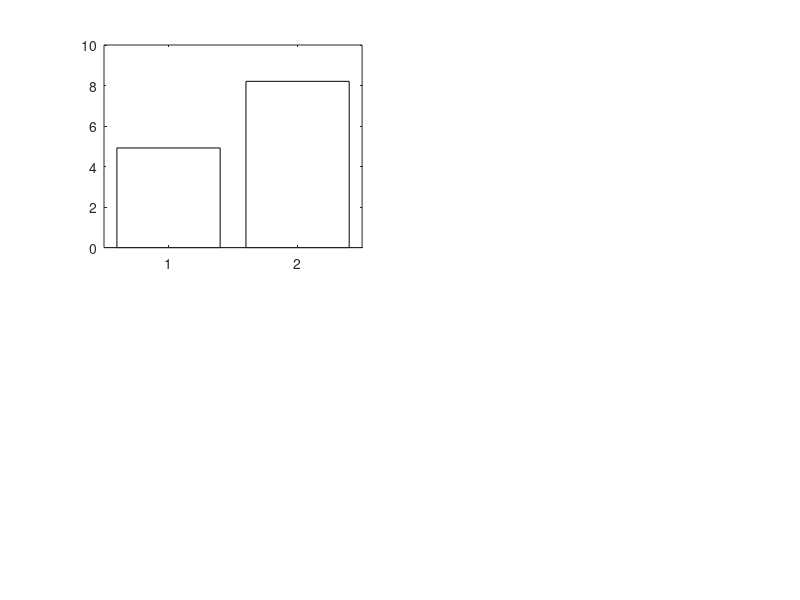

The MATLAB script that drew this image: (Note: this script raises an error after producing the figure.)
%%% Behavioral DATA %%%
% first is mean RT, second STD RT, third Reversal Rate per Minute, fourth
% percentage correct, fifth group (1=old, 2=young)
plotmat=[0.940000000000000,0.200000000000000,3.71000000000000,85.4800000000000,1;0.740000000000000,0.120000000000000,3.59000000000000,100,1;0.540000000000000,0.0800000000000000,1.79000000000000,100,1;0.630000000000000,0.110000000000000,4.11000000000000,95.1600000000000,1;0.740000000000000,0.120000000000000,7.72000000000000,96.7700000000000,1;1.08000000000000,0.190000000000000,2.82000000000000,87.1000000000000,1;0.960000000000000,0.230000000000000,4.70000000000000,80.6500000000000,1;0.680000000000000,0.100000000000000,3.05000000000000,98.7000000000000,1;0.510000000000000,0.120000000000000,8.39000000000000,97.4000000000000,1;0.820000000000000,0.240000000000000,6.18000000000000,90.9100000000000,1;0.770000000000000,0.180000000000000,8.04000000000000,97.4000000000000,1;0.550000000000000,0.0600000000000000,8.60000000000000,100,2;0.660000000000000,0.140000000000000,11.5200000000000,100,2;0.670000000000000,0.110000000000000,6.52000000000000,100,2;0.700000000000000,0.170000000000000,6.35000000000000,100,2;0.640000000000000,0.170000000000000,7.40000000000000,100,2;0.520000000000000,0.130000000000000,7.25000000000000,100,2;0.700000000000000,0.160000000000000,10.5100000000000,97.3700000000000,2;0.580000000000000,0.130000000000000,9.84000000000000,100,2;0.470000000000000,0.100000000000000,6.18000000000000,100,2;0.600000000000000,0.170000000000000,7.90000000000000,98.3900000000000,2;0.530000000000000,0.170000000000000,5.92000000000000,98.3900000000000,2];
% or 
% load('alphaPaper_37Epochs_BehavioralPotData.mat');
fontsize=10;


%% PLOT REVERSAL RATES box plot
splot(1)=subplot(2,2,1);
OmeanRev=mean(plotmat(1:11,3));
YmeanRev=mean(plotmat(12:21,3));
O_95CI_Rev=std(plotmat(1:11,3))/sqrt(11) * 1.64;
Y_95CI_Rev=std(plotmat(12:21,3))/sqrt(11) * 1.64;

barp=bar([OmeanRev YmeanRev],'FaceColor','Flat');
barp.CData(1,:)=[0 0 1];
barp.CData(2,:)=[1 0 0];
hold on
errb=errorbar([1 2],[OmeanRev YmeanRev],[O_95CI_Rev Y_95CI_Rev],[O_95CI_Rev Y_95CI_Rev],'LineStyle','none','Color','k');
set(errb,{'linew'},{2})
%%% CREATE SIGNIFICANT ANNOTATIONS %%%
MaxY=2;
PercAdj=10;
annotateMaxY=MaxY-(MaxY/PercAdj);
annotateG=[OmeanRev+O_95CI_Rev+(MaxY/PercAdj) YmeanRev+Y_95CI_Rev+(MaxY/PercAdj)];
oldAnno=[OmeanRev+O_95CI_Rev+(MaxY/PercAdj) annotateMaxY];
youAnno=[YmeanRev+Y_95CI_Rev+(MaxY/PercAdj) annotateMaxY];
plot([1 1],oldAnno,'k','linewidth',2)
plot([2 2],youAnno,'k','linewidth',2)
plot([1 2],[annotateMaxY annotateMaxY],'k','linewidth',2)
plot([1.5 1.5],[annotateMaxY annotateMaxY]+(MaxY/PercAdj)/2,'k*','MarkerSize',7)
% ylabel('Reversal Rate / minute')
xticklabels({'Older', 'Young'})
% xlabel(' ')
set(gca,'xlim',[0 3],'ylim',[0 12], 'FontName','Helvetica','FontWeight','Bold','FontSize',...
    fontsize,'tickdir','out','XColor',[0 0 0],'YColor',[0 0 0],'linewidth',4,'box','off',...
    'YTick',[0 4 8 12],'YTickLabel',[],'XTickLabel',[]);


% PLOT RT Variability Box Plot
splot(2)=subplot(2,2,3);
hbox=boxplot(plotmat(:,2),plotmat(:,5),'Colors',[0 0 1;1 0 0],'labels',{'Older', 'Young'});
set(hbox,{'linew'},{2})
% ylabel('RT STD (s)')
% xlabel(' ')
set(gca,'xlim',[0 3],'ylim',[0 .3], 'FontName','Helvetica','FontWeight','Bold','FontSize',...
    fontsize,'tickdir','out','XColor',[0 0 0],'YColor',[0 0 0],'linewidth',4,'box','off',...
    'YTick',[0 .1 .2 .3],'YTickLabel',[],'XTickLabel',[]);

%% PLOT MEAN RT Box Plot
OmeanRT=mean(plotmat(1:11,1));
YmeanRT=mean(plotmat(12:21,1));
O_95CI_RT=std(plotmat(1:11,1,1))/sqrt(11) * 1.64;
Y_95CI_RT=std(plotmat(12:21,1,1))/sqrt(11) * 1.64;
splot(3)=subplot(2,2,2);
barp=bar([OmeanRT YmeanRT],'FaceColor','Flat');
barp.CData(1,:)=[0 0 1];
barp.CData(2,:)=[1 0 0];

% barp(1).FaceColor=[0 0 1];
% barp(2).FaceColor=[1 0 0];

hold on
errb=errorbar([1 2],[OmeanRT YmeanRT],[O_95CI_RT Y_95CI_RT],[O_95CI_RT Y_95CI_RT],'LineStyle','none','Color','k');
set(errb,{'linew'},{2})
% ylabel('Mean RT (s)')
% yticklabels({'0', '.25',  '.50',  '.75', '1'})
xticklabels({'Older', 'Young'})
set(gca,'xlim',[0 3],'ylim',[0 1.2], 'FontName','Helvetica','FontWeight','Bold','FontSize',...
    fontsize,'tickdir','out','XColor',[0 0 0],'YColor',[0 0 0],'linewidth',4,'box','off',...
    'YTick',[0 .4 .8 1.2],'YTickLabel',[],'XTickLabel',[]);

%%% CREATE SIGNIFICANT ANNOTATIONS %%%
MaxY=1.2;
PercAdj=10;
annotateMaxY=MaxY-(MaxY/PercAdj);
oldAnno=[OmeanRT+O_95CI_RT+(MaxY/PercAdj) annotateMaxY];
youAnno=[YmeanRT+Y_95CI_RT+(MaxY/PercAdj) annotateMaxY];
plot([1 1],oldAnno,'k','linewidth',2)
plot([2 2],youAnno,'k','linewidth',2)
plot([1 2],[annotateMaxY annotateMaxY],'k','linewidth',2)
plot([1.5 1.5],[annotateMaxY annotateMaxY]+(MaxY/PercAdj)/2,'k*','MarkerSize',7)



%% FIT OF RT DATA %%%
oldIndx=1:11;
youngIndx=12:22;
fitOlder=polyfit(plotmat(oldIndx,2),plotmat(oldIndx,1),1);
fitYoung=polyfit(plotmat(youngIndx,2),plotmat(youngIndx,1),1);

xAxisFit=linspace(0,.3,200);

fitPredOld=polyval(fitOlder,xAxisFit);
fitPredYoung=polyval(fitYoung,xAxisFit);
splot(4)=subplot(2,2,4);
hScatterGroup= gscatter(plotmat(:,2),plotmat(:,1),plotmat(:,5),'br','oo',[10 10]);
legend('off')
set(hScatterGroup(1),'LineWidth',2)
set(hScatterGroup(2),'LineWidth',2)
hold on
plot(xAxisFit,fitPredOld,'b','LineWidth',3);
plot(xAxisFit,fitPredYoung,'r','LineWidth',3);
% ylabel('Mean RT (s)')
% xlabel('RT STD (s)')

set(gca,'xlim',[0 .3],'ylim',[0 1.2], 'FontName','Helvetica','FontWeight','Bold','FontSize',...
    fontsize,'tickdir','out','XColor',[0 0 0],'YColor',[0 0 0],'linewidth',4,'box','off',...
    'YTick',[0 .4 .8 1.2],'XTick',[0 .1 .2 .3],'XTickLabel',[],'YTickLabel',[]);

posLine=get(splot(4),'Position');
% set(splot(4),'Position',[posLine(1) posLine(2) posLine(3) posLine(4)])